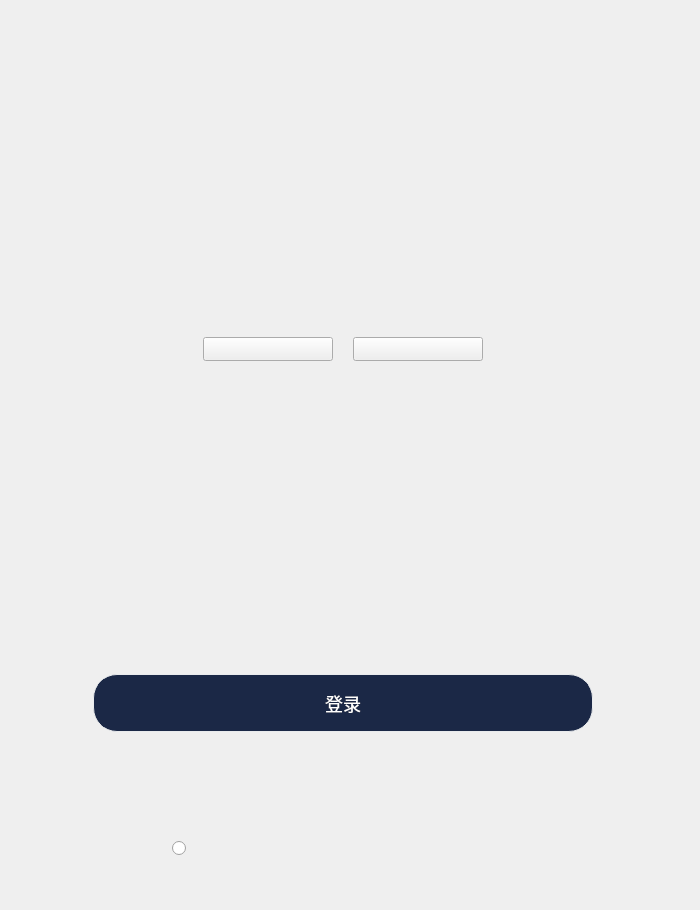
<?xml version="1.0" encoding="UTF-8"?>
<ui version="4.0">
 <class>GBSQRCodeLoginForm</class>
 <widget class="QWidget" name="GBSQRCodeLoginForm">
  <property name="geometry">
   <rect>
    <x>0</x>
    <y>0</y>
    <width>700</width>
    <height>910</height>
   </rect>
  </property>
  <property name="windowTitle">
   <string>Form</string>
  </property>
  <widget class="QRadioButton" name="radioButton">
   <property name="geometry">
    <rect>
     <x>172</x>
     <y>840</y>
     <width>17</width>
     <height>17</height>
    </rect>
   </property>
   <property name="text">
    <string/>
   </property>
  </widget>
  <widget class="QLabel" name="imgBanner">
   <property name="geometry">
    <rect>
     <x>168</x>
     <y>20</y>
     <width>345</width>
     <height>80</height>
    </rect>
   </property>
   <property name="text">
    <string/>
   </property>
  </widget>
  <widget class="QLabel" name="lblNoAccount">
   <property name="geometry">
    <rect>
     <x>94</x>
     <y>750</y>
     <width>500</width>
     <height>24</height>
    </rect>
   </property>
   <property name="styleSheet">
    <string notr="true">border: none;
background-color: transparent;
font-size: 14px; 
text-align: center;</string>
   </property>
   <property name="text">
    <string/>
   </property>
  </widget>
  <widget class="QWidget" name="btnLoginBiz" native="true">
   <property name="geometry">
    <rect>
     <x>93</x>
     <y>204</y>
     <width>501</width>
     <height>548</height>
    </rect>
   </property>
   <widget class="QLabel" name="lblWelcome">
    <property name="geometry">
     <rect>
      <x>20</x>
      <y>20</y>
      <width>469</width>
      <height>40</height>
     </rect>
    </property>
    <property name="font">
     <font>
      <pointsize>32</pointsize>
     </font>
    </property>
    <property name="text">
     <string/>
    </property>
   </widget>
   <widget class="QPushButton" name="btnScanQRodeLogin">
    <property name="geometry">
     <rect>
      <x>110</x>
      <y>133</y>
      <width>130</width>
      <height>24</height>
     </rect>
    </property>
    <property name="styleSheet">
     <string notr="true">
		QPushButton:pressed {
		  background-color: #9C1F38;
		  padding-left: 1px; 
		  padding-top: 1px; 
		}</string>
    </property>
    <property name="text">
     <string/>
    </property>
   </widget>
   <widget class="QPushButton" name="btnAuthorizeCodeLogin">
    <property name="geometry">
     <rect>
      <x>260</x>
      <y>133</y>
      <width>130</width>
      <height>24</height>
     </rect>
    </property>
    <property name="styleSheet">
     <string notr="true"/>
    </property>
    <property name="text">
     <string/>
    </property>
   </widget>
   <widget class="QPushButton" name="btnLoginGBS">
    <property name="enabled">
     <bool>false</bool>
    </property>
    <property name="geometry">
     <rect>
      <x>0</x>
      <y>470</y>
      <width>500</width>
      <height>58</height>
     </rect>
    </property>
    <property name="styleSheet">
     <string notr="true">QPushButton{
border: 1px solid #E9EBED;
color:#FFFFFF;
border-radius: 24px;
padding: 5px;
background: #1B2846;
font-size: 18px;
text-align: center;
}
QPushButton:pressed{
background-color: #1B2846;
 padding-ringht: 3px;
padding-bottom: 3px;
}

</string>
    </property>
    <property name="text">
     <string>登录</string>
    </property>
   </widget>
   <widget class="QLabel" name="lblQRCode">
    <property name="geometry">
     <rect>
      <x>125</x>
      <y>180</y>
      <width>245</width>
      <height>245</height>
     </rect>
    </property>
    <property name="text">
     <string/>
    </property>
   </widget>
   <widget class="QLabel" name="lblOpenApp">
    <property name="geometry">
     <rect>
      <x>120</x>
      <y>429</y>
      <width>255</width>
      <height>28</height>
     </rect>
    </property>
    <property name="text">
     <string/>
    </property>
   </widget>
  </widget>
  <widget class="QLabel" name="lblConstraintAndPrivacy">
   <property name="geometry">
    <rect>
     <x>192</x>
     <y>840</y>
     <width>240</width>
     <height>17</height>
    </rect>
   </property>
   <property name="text">
    <string/>
   </property>
  </widget>
 </widget>
 <resources/>
 <connections/>
</ui>
